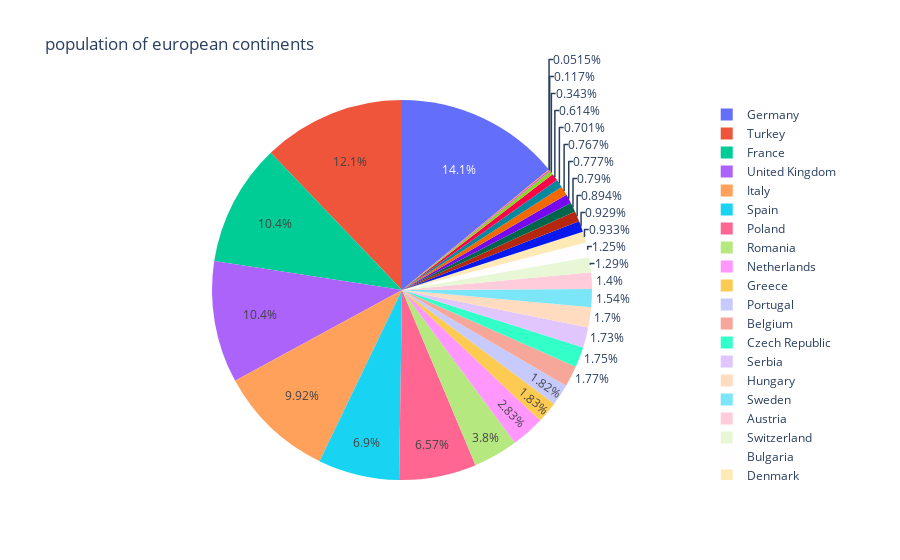

Notebook source saved alongside this figure:
### Code cell
import plotly.express as px
df=px.data.gapminder().query("year==2007").query("continent=='Europe'")
df.loc[df['pop']<2.e6, 'country']
fig = px.pie(df, values='pop', names='country', title='population of european continents')
fig.show()

### Figure 1 — Plotly figure (JSON) as saved in the notebook; plotly's stock layout.template omitted (floating-point values rounded to 4 significant figures)
{"data": [{"domain": {"x": [0, 1], "y": [0, 1]}, "hovertemplate": "country=%{label}<br>pop=%{value}<extra></extra>", "labels": ["Albania", "Austria", "Belgium", "Bosnia and Herzegovina", "Bulgaria", "Croatia", "Czech Republic", "Denmark", "Finland", "France", "Germany", "Greece", "Hungary", "Iceland", "Ireland", "Italy", "Montenegro", "Netherlands", "Norway", "Poland", "Portugal", "Romania", "Serbia", "Slovak Republic", "Slovenia", "Spain", "Sweden", "Switzerland", "Turkey", "United Kingdom"], "legendgroup": "", "name": "", "showlegend": true, "type": "pie", "values": [3600523, 8199783, 10392226, 4552198, 7322858, 4493312, 10228744, 5468120, 5238460, 61083916, 82400996, 10706290, 9956108, 301931, 4109086, 58147733, 684736, 16570613, 4627926, 38518241, 10642836, 22276056, 10150265, 5447502, 2009245, 40448191, 9031088, 7554661, 71158647, 60776238]}], "layout": {"legend": {"tracegroupgap": 0}, "title": {"text": "population of european continents"}}}
